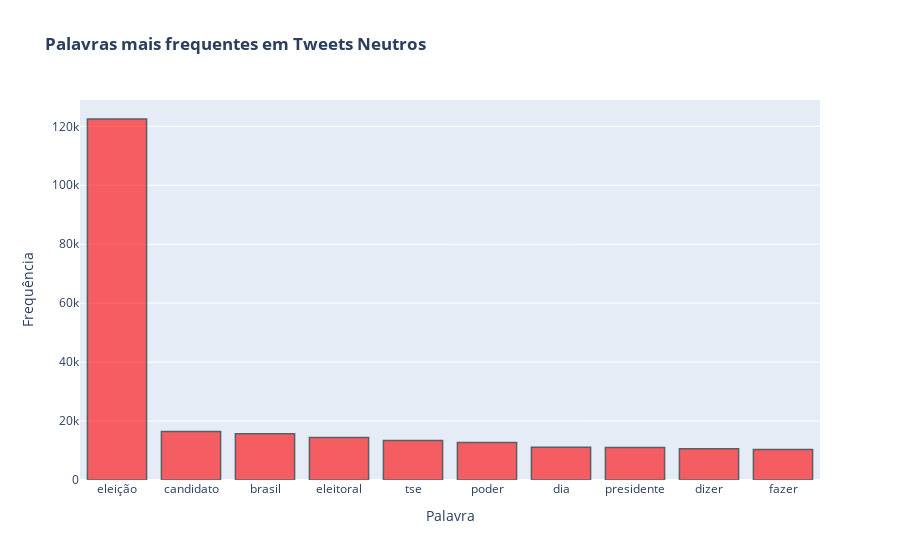

The cell this chart's notebook holds for it:
### Code cell
plot_word_freq(tokens_neu,"<b>Neutros</b>","<b></b>","red")

### Figure 1 — Plotly figure (JSON) as saved in the notebook; plotly's stock layout.template omitted (floating-point values rounded to 4 significant figures)
{"data": [{"alignmentgroup": "True", "hovertemplate": "Palavra=%{x}<br>Frequência=%{y}<extra></extra>", "legendgroup": "", "marker": {"color": "red", "line": {"color": "black", "width": 1.5}, "pattern": {"shape": ""}}, "name": "", "offsetgroup": "", "opacity": 0.6, "orientation": "v", "showlegend": false, "textposition": "auto", "type": "bar", "x": ["eleição", "candidato", "brasil", "eleitoral", "tse", "poder", "dia", "presidente", "dizer", "fazer"], "xaxis": "x", "y": [122482, 16420, 15654, 14443, 13397, 12688, 11092, 11027, 10616, 10309], "yaxis": "y"}], "layout": {"barmode": "relative", "legend": {"tracegroupgap": 0}, "title": {"text": "<b>Palavras mais frequentes em </b><b>Tweets</b> <b>Neutros</b> <b></b>"}, "xaxis": {"anchor": "y", "domain": [0, 1], "title": {"text": "Palavra"}}, "yaxis": {"anchor": "x", "domain": [0, 1], "title": {"text": "Frequência"}}}}
